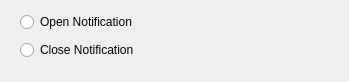
             <widget class="QWidget" name="notificationWidget" native="true">
              <property name="sizePolicy">
               <sizepolicy hsizetype="Preferred" vsizetype="Preferred">
                <horstretch>0</horstretch>
                <verstretch>0</verstretch>
               </sizepolicy>
              </property>
              <property name="minimumSize">
               <size>
                <width>0</width>
                <height>73</height>
               </size>
              </property>
              <widget class="QWidget" name="">
               <property name="geometry">
                <rect>
                 <x>0</x>
                 <y>0</y>
                 <width>340</width>
                 <height>73</height>
                </rect>
               </property>
               <layout class="QVBoxLayout" name="notificationVerticalLayout">
                <property name="leftMargin">
                 <number>20</number>
                </property>
                <property name="topMargin">
                 <number>10</number>
                </property>
                <property name="rightMargin">
                 <number>20</number>
                </property>
                <item>
                 <widget class="QRadioButton" name="opennotificationRadioButton">
                  <property name="cursor">
                   <cursorShape>PointingHandCursor</cursorShape>
                  </property>
                  <property name="text">
                   <string>Open Notification</string>
                  </property>
                 </widget>
                </item>
                <item>
                 <widget class="QRadioButton" name="closenotificationRadioButton">
                  <property name="cursor">
                   <cursorShape>PointingHandCursor</cursorShape>
                  </property>
                  <property name="text">
                   <string>Close Notification</string>
                  </property>
                 </widget>
                </item>
                <item>
                 <spacer name="verticalSpacer_2">
                  <property name="orientation">
                   <enum>Qt::Vertical</enum>
                  </property>
                  <property name="sizeType">
                   <enum>QSizePolicy::Fixed</enum>
                  </property>
                  <property name="sizeHint" stdset="0">
                   <size>
                    <width>20</width>
                    <height>10</height>
                   </size>
                  </property>
                 </spacer>
                </item>
               </layout>
              </widget>
             </widget>
